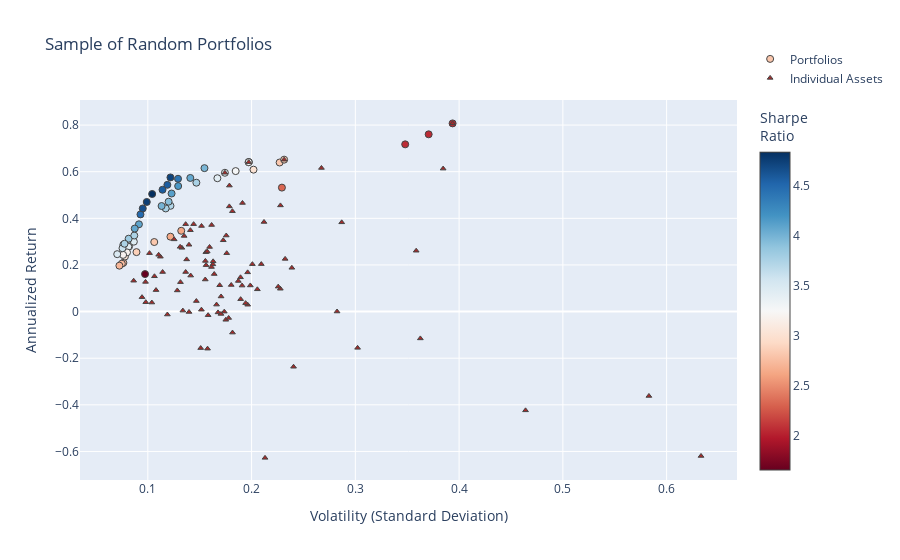

The notebook cell saved with this chart:
### Code cell
fig2 = go.Figure()

fig2.add_trace(go.Scatter(
    x=[p["variance"]**0.5 for p in dominant_portfolios],  # Convert variance to volatility
    y=[p["return"] for p in dominant_portfolios],
    mode='markers',
    marker=dict(
        color=[p["return"] / (p["variance"]**0.5) for p in dominant_portfolios],  # Sharpe Ratio
        showscale=True,
        size=7,
        line=dict(width=1),
        colorscale="RdBu",
        colorbar=dict(title="Sharpe<br>Ratio")
    ),
    hoverinfo='text',
    text=[
        f"Return: {p['return']:.2%}<br>Volatility: {p['variance']**0.5:.2f}<br>" +
        "<br>".join([f"{p['tickers'][i]}: Weight={p['weights'][i]:.2f}" for i in range(len(p['tickers']))])
        for p in dominant_portfolios
    ],
    name="Portfolios"
))


fig2.add_trace(go.Scatter(
    x=volatility, 
    y=annualized_returns,
    mode='markers',
    hoverinfo='text',
    hovertext=[
        f"{name} <br>Volatility: {vol:.2f} <br>Returns: {ret:.2%} <br>Sharpe Ratio: {sr:.2f}"
        for name, vol, ret, sr in zip(names, volatility, annualized_returns, sharpe_ratios)
    ],
    marker=dict(
        color='brown',
        size=5,
        symbol='triangle-up',  # Sets the marker shape to a triangle
        line=dict(width=1)
    ),
    name="Individual Assets"
))

fig2.update_layout(
    title='Sample of Random Portfolios',
    xaxis_title='Volatility (Standard Deviation)',
    yaxis_title='Annualized Return',
    legend=dict(y=5
    )
)


fig2.show()

### Figure 1 — Plotly figure (JSON) as saved in the notebook; plotly's stock layout.template omitted (floating-point values rounded to 4 significant figures)
{"data": [{"hoverinfo": "text", "marker": {"color": [2.81, 2.621, 2.32, 1.652, 2.865, 2.638, 3.411, 4.166, 4.486, 3.425, 3.724, 3.416, 2.817, 3.774, 2.736, 3.029, 4.652, 3.927, 3.427, 4.121, 3.998, 2.051, 3.466, 3.178, 3.766, 3.016, 3.194, 3.834, 2.051, 3.751, 4.413, 4.095, 2.741, 2.712, 3.25, 3.753, 3.264, 3.98, 3.596, 2.061, 4.751, 3.493, 4.075, 3.25, 4.067, 4.842, 3.753, 4.725, 4.575, 3.25, 4.578, 2.817], "colorbar": {"title": {"text": "Sharpe<br>Ratio"}}, "colorscale": [[0, "rgb(103,0,31)"], [0.1, "rgb(178,24,43)"], [0.2, "rgb(214,96,77)"], [0.3, "rgb(244,165,130)"], [0.4, "rgb(253,219,199)"], [0.5, "rgb(247,247,247)"], [0.6, "rgb(209,229,240)"], [0.7, "rgb(146,197,222)"], [0.8, "rgb(67,147,195)"], [0.9, "rgb(33,102,172)"], [1, "rgb(5,48,97)"]], "line": {"width": 1}, "showscale": true, "size": 7}, "mode": "markers", "name": "Portfolios", "text": ["Return: 29.84%<br>Volatility: 0.11<br>ADBE_Close: Weight=0.23<br>PM_Close: Weight=0.00<br>HON_Close: Weight=0.77", "Return: 34.66%<br>Volatility: 0.13<br>WMT_Close: Weight=0.63<br>TMO_Close: Weight=0.34<br>NKE_Close: Weight=0.03", "Return: 53.18%<br>Volatility: 0.23<br>ETN_Close: Weight=0.18<br>BABA_Close: Weight=0.82<br>MDT_Close: Weight=0.00", "Return: 16.08%<br>Volatility: 0.10<br>JNJ_Close: Weight=0.72<br>REGN_Close: Weight=0.00<br>ETN_Close: Weight=0.28", "Return: 25.51%<br>Volatility: 0.09<br>PFE_Close: Weight=0.00<br>SO_Close: Weight=0.00<br>MS_Close: Weight=0.03<br>JNJ_Close: Weight=0.41<br>HD_Close: Weight=0.55", "Return: 32.13%<br>Volatility: 0.12<br>ACN_Close: Weight=0.48<br>QCOM_Close: Weight=0.00<br>TXN_Close: Weight=0.49<br>TSLA_Close: Weight=0.03", "Return: 27.95%<br>Volatility: 0.08<br>LMT_Close: Weight=0.28<br>NEE_Close: Weight=0.38<br>ISRG_Close: Weight=0.24<br>VZ_Close: Weight=0.10", "Return: 53.85%<br>Volatility: 0.13<br>TXN_Close: Weight=0.02<br>ABT_Close: Weight=0.28<br>CAT_Close: Weight=0.44<br>PYPL_Close: Weight=0.26<br>GILD_Close: Weight=0.00", "Return: 41.68%<br>Volatility: 0.09<br>BA_Close: Weight=0.35<br>NEE_Close: Weight=0.40<br>QCOM_Close: Weight=0.00<br>T_Close: Weight=0.00<br>DE_Close: Weight=0.25", "Return: 57.21%<br>Volatility: 0.17<br>BA_Close: Weight=0.94<br>RDY_Close: Weight=0.00<br>BAC_Close: Weight=0.06<br>GIS_Close: Weight=0.00", "Return: 45.37%<br>Volatility: 0.12<br>PEP_Close: Weight=0.29<br>GIS_Close: Weight=0.00<br>CAT_Close: Weight=0.50<br>ADBE_Close: Weight=0.21", "Return: 59.54%<br>Volatility: 0.17<br>GILD_Close: Weight=0.00<br>BA_Close: Weight=1.00<br>REGN_Close: Weight=0.00<br>MDT_Close: Weight=0.00", "Return: 63.95%<br>Volatility: 0.23<br>BIIB_Close: Weight=0.00<br>CSCO_Close: Weight=0.02<br>PYPL_Close: Weight=0.98", "Return: 44.24%<br>Volatility: 0.12<br>NKE_Close: Weight=0.07<br>CSCO_Close: Weight=0.02<br>BA_Close: Weight=0.56<br>K_Close: Weight=0.00<br>MMM_Close: Weight=0.35", "Return: 20.91%<br>Volatility: 0.08<br>HON_Close: Weight=0.62<br>ZBH_Close: Weight=0.00<br>PEP_Close: Weight=0.15<br>AEP_Close: Weight=0.23", "Return: 23.61%<br>Volatility: 0.08<br>META_Close: Weight=0.21<br>GS_Close: Weight=0.01<br>TMO_Close: Weight=0.13<br>NEE_Close: Weight=0.44<br>SYY_Close: Weight=0.20", "Return: 44.24%<br>Volatility: 0.10<br>MCD_Close: Weight=0.35<br>BA_Close: Weight=0.37<br>HD_Close: Weight=0.28", "Return: 47.14%<br>Volatility: 0.12<br>BA_Close: Weight=0.53<br>XOM_Close: Weight=0.06<br>MA_Close: Weight=0.42", "Return: 27.82%<br>Volatility: 0.08<br>PFE_Close: Weight=0.11<br>GILD_Close: Weight=0.00<br>HD_Close: Weight=0.34<br>V_Close: Weight=0.44<br>SYY_Close: Weight=0.11", "Return: 50.64%<br>Volatility: 0.12<br>DE_Close: Weight=0.19<br>F_Close: Weight=0.00<br>CAT_Close: Weight=0.36<br>ISRG_Close: Weight=0.25<br>MSFT_Close: Weight=0.20", "Return: 45.28%<br>Volatility: 0.11<br>MSFT_Close: Weight=0.36<br>BA_Close: Weight=0.51<br>GS_Close: Weight=0.00<br>EXC_Close: Weight=0.12<br>ORCL_Close: Weight=0.01", "Return: 80.73%<br>Volatility: 0.39<br>IBM_Close: Weight=0.00<br>NVDA_Close: Weight=1.00<br>BSX_Close: Weight=0.00", "Return: 29.99%<br>Volatility: 0.09<br>MO_Close: Weight=0.00<br>MMM_Close: Weight=0.22<br>MSFT_Close: Weight=0.29<br>AEP_Close: Weight=0.19<br>UNH_Close: Weight=0.29", "Return: 25.40%<br>Volatility: 0.08<br>ABT_Close: Weight=0.28<br>AMGN_Close: Weight=0.00<br>DUK_Close: Weight=0.17<br>HD_Close: Weight=0.40<br>SAP_Close: Weight=0.15", "Return: 55.29%<br>Volatility: 0.15<br>ABBV_Close: Weight=0.55<br>RMD_Close: Weight=0.00<br>PYPL_Close: Weight=0.38<br>COST_Close: Weight=0.07<br>GOOGL_Close: Weight=0.00", "Return: 60.88%<br>Volatility: 0.20<br>F_Close: Weight=0.12<br>PYPL_Close: Weight=0.70<br>NVDA_Close: Weight=0.19", "Return: 24.32%<br>Volatility: 0.08<br>HON_Close: Weight=0.37<br>MRK_Close: Weight=0.00<br>LMT_Close: Weight=0.26<br>NEE_Close: Weight=0.37", "Return: 31.26%<br>Volatility: 0.08<br>DIS_Close: Weight=0.09<br>HON_Close: Weight=0.37<br>MCD_Close: Weight=0.35<br>ISRG_Close: Weight=0.19<br>SNAP_Close: Weight=0.00", "Return: 76.04%<br>Volatility: 0.37<br>IBM_Close: Weight=0.00<br>NVDA_Close: Weight=0.94<br>F_Close: Weight=0.06", "Return: 28.66%<br>Volatility: 0.08<br>NEE_Close: Weight=0.34<br>SYY_Close: Weight=0.05<br>HD_Close: Weight=0.34<br>AMZN_Close: Weight=0.12<br>ACN_Close: Weight=0.15", "Return: 56.97%<br>Volatility: 0.13<br>TMO_Close: Weight=0.06<br>BMY_Close: Weight=0.00<br>GIS_Close: Weight=0.00<br>CAT_Close: Weight=0.47<br>ABBV_Close: Weight=0.48", "Return: 37.44%<br>Volatility: 0.09<br>NEE_Close: Weight=0.41<br>CPB_Close: Weight=0.00<br>BA_Close: Weight=0.42<br>EMR_Close: Weight=0.12<br>NKE_Close: Weight=0.05", "Return: 20.54%<br>Volatility: 0.07<br>KO_Close: Weight=0.38<br>K_Close: Weight=0.00<br>HON_Close: Weight=0.62", "Return: 19.69%<br>Volatility: 0.07<br>MMM_Close: Weight=0.38<br>EXC_Close: Weight=0.07<br>CVX_Close: Weight=0.16<br>BAC_Close: Weight=0.10<br>PEP_Close: Weight=0.29", "Return: 64.11%<br>Volatility: 0.20<br>CAT_Close: Weight=1.00<br>PM_Close: Weight=0.00<br>SNAP_Close: Weight=0.00", "Return: 32.63%<br>Volatility: 0.09<br>MCD_Close: Weight=0.40<br>KO_Close: Weight=0.40<br>REGN_Close: Weight=0.00<br>BABA_Close: Weight=0.20", "Return: 60.27%<br>Volatility: 0.18<br>CAT_Close: Weight=0.94<br>REGN_Close: Weight=0.06<br>RDY_Close: Weight=0.00", "Return: 61.53%<br>Volatility: 0.15<br>GE_Close: Weight=0.00<br>DIS_Close: Weight=0.00<br>BA_Close: Weight=0.65<br>PYPL_Close: Weight=0.35<br>T_Close: Weight=0.00", "Return: 27.18%<br>Volatility: 0.08<br>JNJ_Close: Weight=0.17<br>EMR_Close: Weight=0.00<br>MCD_Close: Weight=0.37<br>HON_Close: Weight=0.42<br>DIS_Close: Weight=0.04", "Return: 71.73%<br>Volatility: 0.35<br>TSLA_Close: Weight=0.10<br>F_Close: Weight=0.05<br>NVDA_Close: Weight=0.86", "Return: 47.02%<br>Volatility: 0.10<br>WMT_Close: Weight=0.22<br>MCD_Close: Weight=0.27<br>ISRG_Close: Weight=0.13<br>ABBV_Close: Weight=0.26<br>BABA_Close: Weight=0.12", "Return: 24.63%<br>Volatility: 0.07<br>NEE_Close: Weight=0.37<br>SYY_Close: Weight=0.13<br>V_Close: Weight=0.31<br>JPM_Close: Weight=0.18<br>PM_Close: Weight=0.00", "Return: 35.62%<br>Volatility: 0.09<br>BABA_Close: Weight=0.14<br>MCD_Close: Weight=0.33<br>INTC_Close: Weight=0.09<br>TXN_Close: Weight=0.09<br>NEE_Close: Weight=0.35", "Return: 64.11%<br>Volatility: 0.20<br>CAT_Close: Weight=1.00<br>SNAP_Close: Weight=0.00<br>RDY_Close: Weight=0.00", "Return: 57.32%<br>Volatility: 0.14<br>AMZN_Close: Weight=0.03<br>PYPL_Close: Weight=0.28<br>MSFT_Close: Weight=0.19<br>CAT_Close: Weight=0.48<br>TMO_Close: Weight=0.03", "Return: 50.45%<br>Volatility: 0.10<br>HD_Close: Weight=0.27<br>UA_Close: Weight=0.00<br>EW_Close: Weight=0.00<br>ABBV_Close: Weight=0.33<br>BA_Close: Weight=0.40", "Return: 29.10%<br>Volatility: 0.08<br>WMT_Close: Weight=0.24<br>MMM_Close: Weight=0.24<br>V_Close: Weight=0.29<br>SRE_Close: Weight=0.00<br>KO_Close: Weight=0.23", "Return: 57.55%<br>Volatility: 0.12<br>BABA_Close: Weight=0.13<br>MS_Close: Weight=0.00<br>RDY_Close: Weight=0.00<br>ABBV_Close: Weight=0.41<br>BA_Close: Weight=0.46", "Return: 54.36%<br>Volatility: 0.12<br>NKE_Close: Weight=0.06<br>ABBV_Close: Weight=0.43<br>BA_Close: Weight=0.51<br>GS_Close: Weight=0.00<br>BTI_Close: Weight=0.00", "Return: 64.11%<br>Volatility: 0.20<br>CAT_Close: Weight=1.00<br>AMD_Close: Weight=0.00<br>GS_Close: Weight=0.00", "Return: 52.26%<br>Volatility: 0.11<br>REGN_Close: Weight=0.00<br>BA_Close: Weight=0.39<br>CAT_Close: Weight=0.33<br>ABT_Close: Weight=0.28", "Return: 65.17%<br>Volatility: 0.23<br>MDT_Close: Weight=0.00<br>PYPL_Close: Weight=1.00<br>RDY_Close: Weight=0.00"], "type": "scatter", "x": [0.1062, 0.1322, 0.2292, 0.09733, 0.08906, 0.1218, 0.08193, 0.1292, 0.09291, 0.167, 0.1218, 0.1743, 0.227, 0.1172, 0.07643, 0.07796, 0.09511, 0.12, 0.08118, 0.1229, 0.1133, 0.3937, 0.08653, 0.07992, 0.1468, 0.2018, 0.07616, 0.08153, 0.3707, 0.07641, 0.1291, 0.09143, 0.07494, 0.07261, 0.1972, 0.08696, 0.1847, 0.1546, 0.07558, 0.3481, 0.09897, 0.07051, 0.08741, 0.1972, 0.141, 0.1042, 0.07754, 0.1218, 0.1188, 0.1972, 0.1142, 0.2314], "y": [0.2984, 0.3466, 0.5318, 0.1608, 0.2551, 0.3213, 0.2795, 0.5385, 0.4168, 0.5721, 0.4537, 0.5954, 0.6395, 0.4424, 0.2091, 0.2361, 0.4424, 0.4714, 0.2782, 0.5064, 0.4528, 0.8073, 0.2999, 0.254, 0.5529, 0.6088, 0.2432, 0.3126, 0.7604, 0.2866, 0.5697, 0.3744, 0.2054, 0.1969, 0.6411, 0.3263, 0.6027, 0.6153, 0.2718, 0.7173, 0.4702, 0.2463, 0.3562, 0.6411, 0.5732, 0.5045, 0.291, 0.5755, 0.5436, 0.6411, 0.5226, 0.6517]}, {"hoverinfo": "text", "hovertext": ["AAPL_Close <br>Volatility: 0.18 <br>Returns: 25.04% <br>Sharpe Ratio: 1.42", "V_Close <br>Volatility: 0.13 <br>Returns: 30.98% <br>Sharpe Ratio: 2.47", "CSCO_Close <br>Volatility: 0.16 <br>Returns: 16.11% <br>Sharpe Ratio: 0.98", "XOM_Close <br>Volatility: 0.10 <br>Returns: 3.88% <br>Sharpe Ratio: 0.37", "TXN_Close <br>Volatility: 0.16 <br>Returns: 37.14% <br>Sharpe Ratio: 2.30", "RMD_Close <br>Volatility: 0.20 <br>Returns: 20.34% <br>Sharpe Ratio: 1.01", "GOOG_Close <br>Volatility: 0.16 <br>Returns: 27.71% <br>Sharpe Ratio: 1.74", "EMR_Close <br>Volatility: 0.16 <br>Returns: 20.27% <br>Sharpe Ratio: 1.25", "BIIB_Close <br>Volatility: 0.23 <br>Returns: 9.80% <br>Sharpe Ratio: 0.43", "NFLX_Close <br>Volatility: 0.29 <br>Returns: 38.28% <br>Sharpe Ratio: 1.33", "SYY_Close <br>Volatility: 0.16 <br>Returns: 19.12% <br>Sharpe Ratio: 1.19", "IBM_Close <br>Volatility: 0.16 <br>Returns: -15.90% <br>Sharpe Ratio: -1.01", "CPB_Close <br>Volatility: 0.24 <br>Returns: -23.67% <br>Sharpe Ratio: -0.98", "ORCL_Close <br>Volatility: 0.19 <br>Returns: 13.13% <br>Sharpe Ratio: 0.70", "AMGN_Close <br>Volatility: 0.17 <br>Returns: -0.36% <br>Sharpe Ratio: -0.02", "BMY_Close <br>Volatility: 0.18 <br>Returns: 11.41% <br>Sharpe Ratio: 0.63", "GM_Close <br>Volatility: 0.19 <br>Returns: 14.71% <br>Sharpe Ratio: 0.78", "META_Close <br>Volatility: 0.17 <br>Returns: 30.58% <br>Sharpe Ratio: 1.77", "BABA_Close <br>Volatility: 0.27 <br>Returns: 61.61% <br>Sharpe Ratio: 2.30", "MS_Close <br>Volatility: 0.20 <br>Returns: 16.83% <br>Sharpe Ratio: 0.86", "WMT_Close <br>Volatility: 0.18 <br>Returns: 43.06% <br>Sharpe Ratio: 2.37", "BSX_Close <br>Volatility: 0.17 <br>Returns: -1.01% <br>Sharpe Ratio: -0.06", "ABBV_Close <br>Volatility: 0.18 <br>Returns: 54.05% <br>Sharpe Ratio: 3.03", "AMZN_Close <br>Volatility: 0.21 <br>Returns: 38.44% <br>Sharpe Ratio: 1.81", "CMCSA_Close <br>Volatility: 0.21 <br>Returns: 9.55% <br>Sharpe Ratio: 0.46", "WFC_Close <br>Volatility: 0.17 <br>Returns: 6.48% <br>Sharpe Ratio: 0.38", "NEE_Close <br>Volatility: 0.11 <br>Returns: 23.55% <br>Sharpe Ratio: 2.10", "PG_Close <br>Volatility: 0.10 <br>Returns: 4.02% <br>Sharpe Ratio: 0.41", "MA_Close <br>Volatility: 0.14 <br>Returns: 37.50% <br>Sharpe Ratio: 2.60", "GE_Close <br>Volatility: 0.21 <br>Returns: -62.75% <br>Sharpe Ratio: -2.95", "RTX_Close <br>Volatility: 0.14 <br>Returns: 16.98% <br>Sharpe Ratio: 1.24", "ACN_Close <br>Volatility: 0.13 <br>Returns: 27.35% <br>Sharpe Ratio: 2.06", "JNJ_Close <br>Volatility: 0.11 <br>Returns: 16.97% <br>Sharpe Ratio: 1.49", "PEP_Close <br>Volatility: 0.10 <br>Returns: 12.73% <br>Sharpe Ratio: 1.30", "F_Close <br>Volatility: 0.17 <br>Returns: 3.00% <br>Sharpe Ratio: 0.18", "ABT_Close <br>Volatility: 0.14 <br>Returns: 28.67% <br>Sharpe Ratio: 2.05", "KO_Close <br>Volatility: 0.09 <br>Returns: 13.24% <br>Sharpe Ratio: 1.53", "INTC_Close <br>Volatility: 0.18 <br>Returns: 32.63% <br>Sharpe Ratio: 1.86", "T_Close <br>Volatility: 0.18 <br>Returns: -3.53% <br>Sharpe Ratio: -0.20", "MRK_Close <br>Volatility: 0.15 <br>Returns: -15.66% <br>Sharpe Ratio: -1.04", "DHR_Close <br>Volatility: 0.13 <br>Returns: 9.07% <br>Sharpe Ratio: 0.71", "VZ_Close <br>Volatility: 0.17 <br>Returns: 11.30% <br>Sharpe Ratio: 0.67", "CRM_Close <br>Volatility: 0.16 <br>Returns: 25.48% <br>Sharpe Ratio: 1.63", "BA_Close <br>Volatility: 0.17 <br>Returns: 59.54% <br>Sharpe Ratio: 3.42", "ADBE_Close <br>Volatility: 0.23 <br>Returns: 45.54% <br>Sharpe Ratio: 2.00", "SAP_Close <br>Volatility: 0.14 <br>Returns: 22.38% <br>Sharpe Ratio: 1.63", "CAT_Close <br>Volatility: 0.20 <br>Returns: 64.11% <br>Sharpe Ratio: 3.25", "VRTX_Close <br>Volatility: 0.38 <br>Returns: 61.33% <br>Sharpe Ratio: 1.59", "REGN_Close <br>Volatility: 0.28 <br>Returns: 0.03% <br>Sharpe Ratio: 0.00", "PYPL_Close <br>Volatility: 0.23 <br>Returns: 65.17% <br>Sharpe Ratio: 2.82", "MO_Close <br>Volatility: 0.18 <br>Returns: -2.75% <br>Sharpe Ratio: -0.15", "ISRG_Close <br>Volatility: 0.19 <br>Returns: 46.59% <br>Sharpe Ratio: 2.44", "GOOGL_Close <br>Volatility: 0.16 <br>Returns: 25.77% <br>Sharpe Ratio: 1.64", "MSFT_Close <br>Volatility: 0.15 <br>Returns: 36.72% <br>Sharpe Ratio: 2.42", "UA_Close <br>Volatility: 0.46 <br>Returns: -42.37% <br>Sharpe Ratio: -0.91", "NVDA_Close <br>Volatility: 0.39 <br>Returns: 80.73% <br>Sharpe Ratio: 2.05", "KR_Close <br>Volatility: 0.36 <br>Returns: -11.51% <br>Sharpe Ratio: -0.32", "EW_Close <br>Volatility: 0.23 <br>Returns: 22.60% <br>Sharpe Ratio: 0.97", "GIS_Close <br>Volatility: 0.17 <br>Returns: -0.03% <br>Sharpe Ratio: -0.00", "AEP_Close <br>Volatility: 0.11 <br>Returns: 15.15% <br>Sharpe Ratio: 1.42", "CVX_Close <br>Volatility: 0.14 <br>Returns: 15.44% <br>Sharpe Ratio: 1.09", "SNAP_Close <br>Volatility: 0.63 <br>Returns: -61.94% <br>Sharpe Ratio: -0.98", "EXC_Close <br>Volatility: 0.13 <br>Returns: 12.63% <br>Sharpe Ratio: 0.96", "LLY_Close <br>Volatility: 0.15 <br>Returns: 4.51% <br>Sharpe Ratio: 0.31", "PM_Close <br>Volatility: 0.14 <br>Returns: -0.16% <br>Sharpe Ratio: -0.01", "MDT_Close <br>Volatility: 0.15 <br>Returns: 0.82% <br>Sharpe Ratio: 0.05", "SYK_Close <br>Volatility: 0.16 <br>Returns: 21.73% <br>Sharpe Ratio: 1.40", "UNH_Close <br>Volatility: 0.14 <br>Returns: 34.90% <br>Sharpe Ratio: 2.48", "GS_Close <br>Volatility: 0.20 <br>Returns: 2.94% <br>Sharpe Ratio: 0.15", "TSLA_Close <br>Volatility: 0.36 <br>Returns: 26.10% <br>Sharpe Ratio: 0.73", "MCD_Close <br>Volatility: 0.14 <br>Returns: 37.50% <br>Sharpe Ratio: 2.75", "COST_Close <br>Volatility: 0.20 <br>Returns: 11.21% <br>Sharpe Ratio: 0.56", "BAC_Close <br>Volatility: 0.21 <br>Returns: 20.36% <br>Sharpe Ratio: 0.97", "TMO_Close <br>Volatility: 0.16 <br>Returns: 21.55% <br>Sharpe Ratio: 1.32", "ZBH_Close <br>Volatility: 0.19 <br>Returns: 3.62% <br>Sharpe Ratio: 0.19", "DIS_Close <br>Volatility: 0.16 <br>Returns: -1.54% <br>Sharpe Ratio: -0.10", "ETN_Close <br>Volatility: 0.16 <br>Returns: 13.76% <br>Sharpe Ratio: 0.89", "HON_Close <br>Volatility: 0.10 <br>Returns: 25.07% <br>Sharpe Ratio: 2.47", "HD_Close <br>Volatility: 0.14 <br>Returns: 32.45% <br>Sharpe Ratio: 2.40", "GILD_Close <br>Volatility: 0.19 <br>Returns: 5.32% <br>Sharpe Ratio: 0.28", "MMM_Close <br>Volatility: 0.13 <br>Returns: 27.77% <br>Sharpe Ratio: 2.12", "JPM_Close <br>Volatility: 0.16 <br>Returns: 19.92% <br>Sharpe Ratio: 1.28", "K_Close <br>Volatility: 0.18 <br>Returns: -9.01% <br>Sharpe Ratio: -0.50", "SRE_Close <br>Volatility: 0.13 <br>Returns: 0.42% <br>Sharpe Ratio: 0.03", "LMT_Close <br>Volatility: 0.11 <br>Returns: 24.36% <br>Sharpe Ratio: 2.21", "DUK_Close <br>Volatility: 0.09 <br>Returns: 6.18% <br>Sharpe Ratio: 0.66", "DE_Close <br>Volatility: 0.18 <br>Returns: 45.12% <br>Sharpe Ratio: 2.53", "QCOM_Close <br>Volatility: 0.24 <br>Returns: 18.78% <br>Sharpe Ratio: 0.79", "AMD_Close <br>Volatility: 0.58 <br>Returns: -36.20% <br>Sharpe Ratio: -0.62", "BTI_Close <br>Volatility: 0.19 <br>Returns: 11.15% <br>Sharpe Ratio: 0.58", "PFE_Close <br>Volatility: 0.11 <br>Returns: 9.22% <br>Sharpe Ratio: 0.85", "RDY_Close <br>Volatility: 0.30 <br>Returns: -15.56% <br>Sharpe Ratio: -0.52", "SO_Close <br>Volatility: 0.12 <br>Returns: -1.26% <br>Sharpe Ratio: -0.11", "NKE_Close <br>Volatility: 0.23 <br>Returns: 10.70% <br>Sharpe Ratio: 0.47"], "marker": {"color": "brown", "line": {"width": 1}, "size": 5, "symbol": "triangle-up"}, "mode": "markers", "name": "Individual Assets", "type": "scatter", "x": [0.176, 0.1254, 0.164, 0.1039, 0.1615, 0.2008, 0.1595, 0.1627, 0.2277, 0.2869, 0.1614, 0.1576, 0.2404, 0.1872, 0.1677, 0.1804, 0.1893, 0.1727, 0.2673, 0.1962, 0.1815, 0.1705, 0.1786, 0.212, 0.2056, 0.1706, 0.1121, 0.09803, 0.1441, 0.213, 0.1365, 0.1328, 0.1143, 0.09778, 0.1662, 0.1397, 0.08636, 0.1756, 0.1751, 0.1509, 0.1284, 0.1693, 0.1559, 0.1743, 0.2278, 0.1374, 0.1972, 0.3846, 0.2824, 0.2314, 0.1779, 0.1912, 0.1573, 0.1518, 0.464, 0.3937, 0.3626, 0.2323, 0.1737, 0.1064, 0.1413, 0.6332, 0.1315, 0.1468, 0.1397, 0.1517, 0.1555, 0.141, 0.1963, 0.3586, 0.1365, 0.1988, 0.2094, 0.163, 0.1943, 0.1581, 0.1554, 0.1016, 0.135, 0.1895, 0.1311, 0.1562, 0.1816, 0.1338, 0.1104, 0.09441, 0.1786, 0.2388, 0.5829, 0.1908, 0.1079, 0.3022, 0.1188, 0.2257], "y": [0.2504, 0.3098, 0.1611, 0.0388, 0.3714, 0.2034, 0.2771, 0.2027, 0.09799, 0.3828, 0.1912, -0.159, -0.2367, 0.1313, -0.00355, 0.1141, 0.1471, 0.3058, 0.6161, 0.1683, 0.4306, -0.01012, 0.5405, 0.3844, 0.09549, 0.06484, 0.2355, 0.04023, 0.375, -0.6275, 0.1698, 0.2735, 0.1697, 0.1273, 0.02996, 0.2867, 0.1324, 0.3263, -0.03526, -0.1566, 0.09067, 0.113, 0.2548, 0.5954, 0.4554, 0.2238, 0.6411, 0.6133, 0.0003193, 0.6517, -0.02746, 0.4659, 0.2577, 0.3672, -0.4237, 0.8073, -0.1151, 0.226, -0.0003008, 0.1515, 0.1544, -0.6194, 0.1263, 0.04513, -0.001647, 0.008206, 0.2173, 0.349, 0.02945, 0.261, 0.375, 0.1121, 0.2036, 0.2155, 0.03617, -0.01539, 0.1376, 0.2507, 0.3245, 0.05321, 0.2777, 0.1992, -0.09007, 0.004163, 0.2436, 0.06184, 0.4512, 0.1878, -0.362, 0.1115, 0.09217, -0.1556, -0.01259, 0.107]}], "layout": {"legend": {"y": 5}, "title": {"text": "Sample of Random Portfolios"}, "xaxis": {"title": {"text": "Volatility (Standard Deviation)"}}, "yaxis": {"title": {"text": "Annualized Return"}}}}
